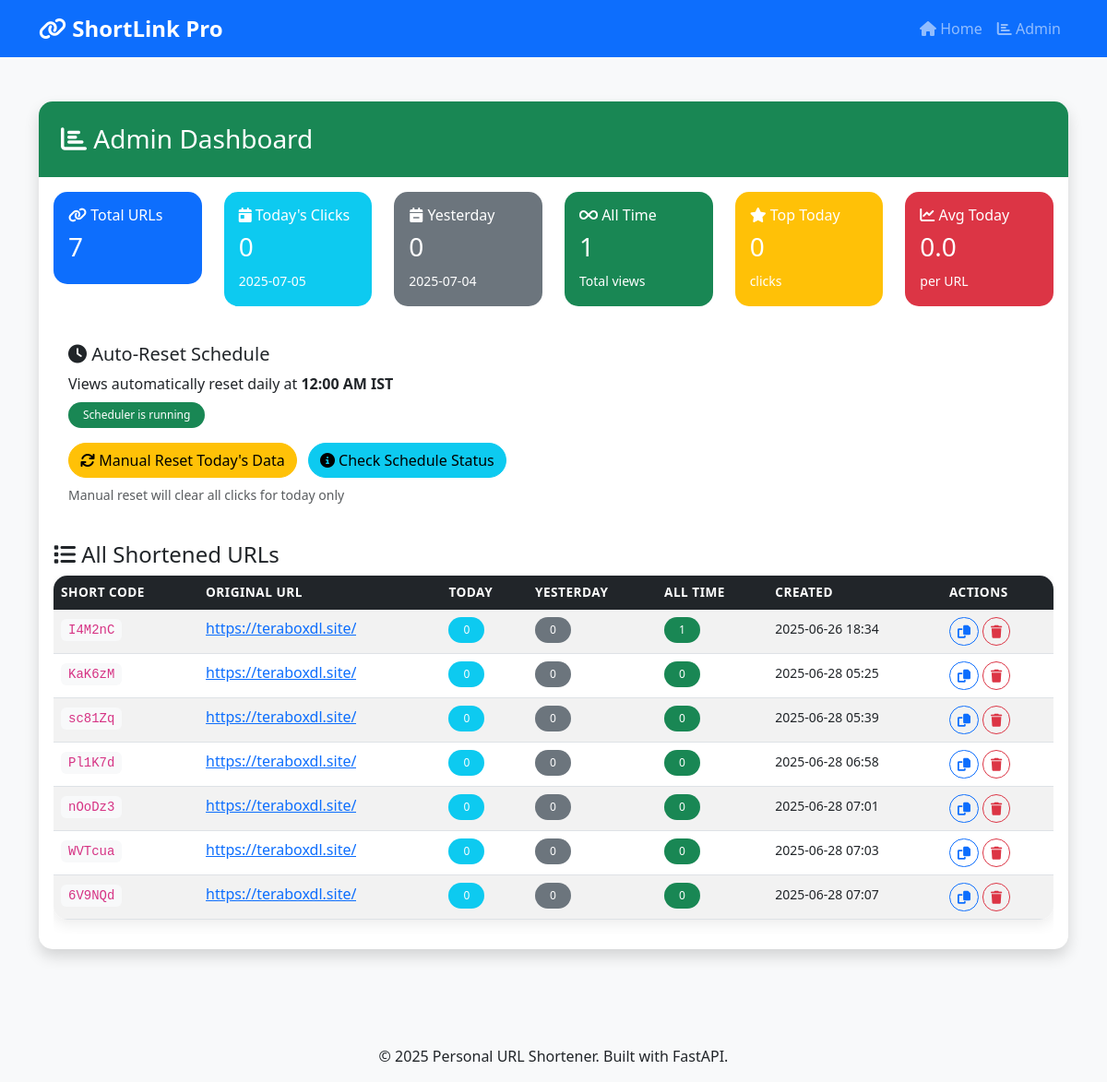
/admin, run on an earlier commit of the app's database.
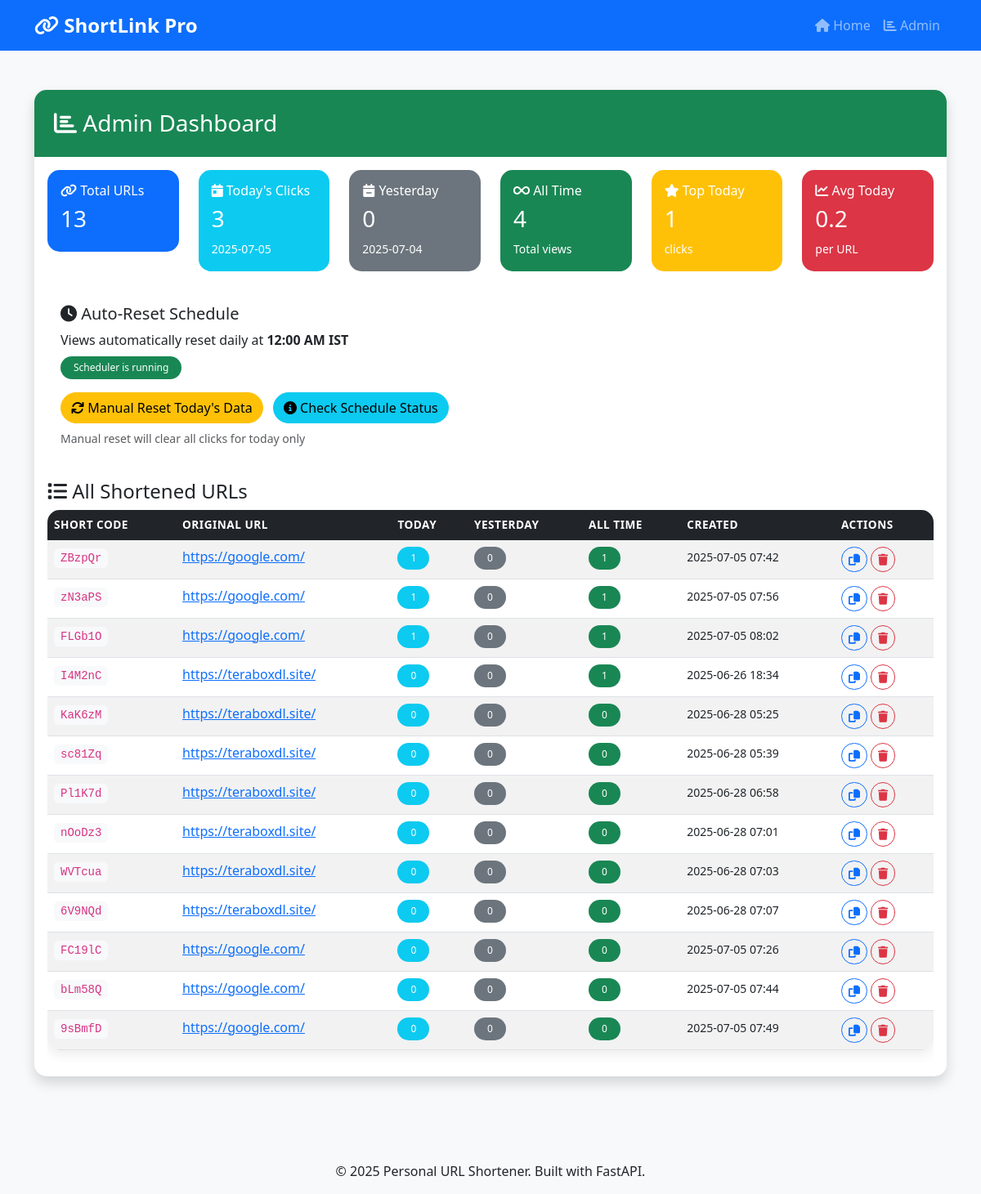
And on a later commit of the database.
### models.py (models this page shows)
class ShortURL(Base):
    __tablename__ = "short_urls"
    id = Column(Integer, primary_key=True, index=True)
    short_code = Column(String(10), unique=True, index=True, nullable=False)
    original_url = Column(Text, nullable=False)
    created_at = Column(DateTime, default=datetime.utcnow)
    clicks = relationship("Click", back_populates="short_url")

### main.py (the view)
@app.get("/admin", response_class=HTMLResponse)
async def admin_panel(request: Request, db: Session = Depends(get_db)):
    from datetime import date, timedelta
    today = date.today()
    yesterday = today - timedelta(days=1)
    urls = db.query(ShortURL).all()
    url_stats = []
    total_clicks_today = 0
    total_clicks_yesterday = 0
    total_clicks_all_time = 0
    for url in urls:
        clicks_today = db.query(Click).filter(
            Click.short_url_id == url.id,
            Click.click_date == today
        ).count()
        clicks_yesterday = db.query(Click).filter(
            Click.short_url_id == url.id,
            Click.click_date == yesterday
        ).count()
        clicks_all_time = db.query(Click).filter(Click.short_url_id == url.id).count()
        total_clicks_today += clicks_today
        total_clicks_yesterday += clicks_yesterday
        total_clicks_all_time += clicks_all_time
        url_stats.append({
            "id": url.id,
            "short_code": url.short_code,
            "original_url": url.original_url,
            "click_count": clicks_today,  # Show today's clicks by default
            "clicks_today": clicks_today,
            "clicks_yesterday": clicks_yesterday,
            "clicks_all_time": clicks_all_time,
            "created_at": url.created_at
        })
    url_stats.sort(key=lambda x: x["clicks_today"], reverse=True)
    top_performer_today = max(url_stats, key=lambda x: x["clicks_today"])["clicks_today"] if url_stats else 0
    avg_clicks_today = (total_clicks_today / len(urls)) if urls else 0
    return templates.TemplateResponse("admin.html", {
        "request": request,
        "urls": url_stats,
        "total_clicks_today": total_clicks_today,
        "total_clicks_yesterday": total_clicks_yesterday,
        "total_clicks_all_time": total_clicks_all_time,
        "top_performer_today": top_performer_today,
        "avg_clicks_today": avg_clicks_today,
        "today_date": today.strftime('%Y-%m-%d'),
        "yesterday_date": yesterday.strftime('%Y-%m-%d')
    })

### templates/admin.html (shortened to what this page needs)
{% extends "base.html" %}
{% block content %}
<div class="container mt-4">
    <div class="row">
        <div class="col-12">
            <div class="card shadow">
                <div class="card-header bg-success text-white">
                    <h3 class="mb-0"><i class="fas fa-chart-bar"></i> Admin Dashboard</h3>
                </div>
                <div class="card-body">
                    <div class="row mb-4">
                        <div class="col-md-2">
                            <div class="card bg-primary text-white">
                                <div class="card-body">
                                    <h6><i class="fas fa-link"></i> Total URLs</h6>
                                    <h3>{{ urls|length }}</h3>
                                </div>
                            </div>
                        </div>
                        <div class="col-md-2">
                            <div class="card bg-info text-white">
                                <div class="card-body">
                                    <h6><i class="fas fa-calendar-day"></i> Today's Clicks</h6>
                                    <h3>{{ total_clicks_today }}</h3>
                                    <small>{{ today_date }}</small>
                                </div>
                            </div>
                        </div>
                        <div class="col-md-2">
                            <div class="card bg-secondary text-white">
                                <div class="card-body">
                                    <h6><i class="fas fa-calendar-minus"></i> Yesterday</h6>
                                    <h3>{{ total_clicks_yesterday }}</h3>
                                    <small>{{ yesterday_date }}</small>
                                </div>
                            </div>
                        </div>
                        <div class="col-md-2">
                            <div class="card bg-success text-white">
                                <div class="card-body">
                                    <h6><i class="fas fa-infinity"></i> All Time</h6>
                                    <h3>{{ total_clicks_all_time }}</h3>
                                    <small>Total views</small>
                                </div>
                            </div>
                        </div>
                        <div class="col-md-2">
                            <div class="card bg-warning text-white">
                                <div class="card-body">
                                    <h6><i class="fas fa-star"></i> Top Today</h6>
                                    <h3>{{ top_performer_today }}</h3>
                                    <small>clicks</small>
                                </div>
                            </div>
                        </div>
                        <div class="col-md-2">
                            <div class="card bg-danger text-white">
                                <div class="card-body">
                                    <h6><i class="fas fa-chart-line"></i> Avg Today</h6>
                                    <h3>{{ "%.1f"|format(avg_clicks_today) }}</h3>
                                    <small>per URL</small>
                                </div>
                            </div>
                        </div>
                    </div>
                    <div class="row mb-4">
                        <div class="col-12">
                            <div class="card">
                                <div class="card-body">
                                    <h5><i class="fas fa-clock"></i> Auto-Reset Schedule</h5>
                                    <p class="mb-2">Views automatically reset daily at <strong>12:00 AM IST</strong></p>
                                    <div id="scheduler-status" class="mb-3">
                                    </div>
                                    <button class="btn btn-warning me-2" onclick="resetDailyData()">
                                        <i class="fas fa-refresh"></i> Manual Reset Today's Data
                                    </button>
                                    <button class="btn btn-info" onclick="checkSchedulerStatus()">
                                        <i class="fas fa-info-circle"></i> Check Schedule Status
                                    </button>
                                    <small class="text-muted d-block mt-2">Manual reset will clear all clicks for today only</small>
                                </div>
                            </div>
                        </div>
                    </div>
                    <h4><i class="fas fa-list"></i> All Shortened URLs</h4>
                    {% if urls %}
                    <div class="table-responsive">
                        <table class="table table-striped table-hover">
                            <thead class="table-dark">
                                <tr>
                                    <th>Short Code</th>
                                    <th>Original URL</th>
                                    <th>Today</th>
                                    <th>Yesterday</th>
                                    <th>All Time</th>
                                    <th>Created</th>
                                    <th>Actions</th>
                                </tr>
                            </thead>
                            <tbody>
                                {% for url in urls %}
                                <tr>
                                    <td>
                                        <code>{{ url.short_code }}</code>
                                    </td>
                                    <td>
                                        <a href="{{ url.original_url }}" target="_blank" class="text-truncate d-inline-block" style="max-width: 200px;">
                                            {{ url.original_url }}
                                        </a>
                                    </td>
                                    <td>
                                        <span class="badge bg-info">{{ url.clicks_today }}</span>
                                    </td>
                                    <td>
                                        <span class="badge bg-secondary">{{ url.clicks_yesterday }}</span>
                                    </td>
                                    <td>
                                        <span class="badge bg-success">{{ url.clicks_all_time }}</span>
                                    </td>
                                    <td>
                                        <small>{{ url.created_at.strftime('%Y-%m-%d %H:%M') }}</small>
                                    </td>
                                    <td>
                                        <button class="btn btn-sm btn-outline-primary" onclick="copyToClipboard('{{ request.url.scheme }}://{{ request.url.netloc }}/{{ url.short_code }}')">
                                            <i class="fas fa-copy"></i>
                                        </button>
                                        <button class="btn btn-sm btn-outline-danger" onclick="deleteUrl({{ url.id }})">
                                            <i class="fas fa-trash"></i>
                                        </button>
                                    </td>
                                </tr>
                                {% endfor %}
                            </tbody>
                        </table>
                    </div>
                    {% else %}
                    <div class="alert alert-info">
                        <i class="fas fa-info-circle"></i> No URLs have been shortened yet.
                        <a href="/" class="alert-link">Create your first one!</a>
                    </div>
                    {% endif %}
                </div>
            </div>
        </div>
    </div>
    <div class="container mt-4">
        <div class="row">
        </div>
    </div>
</div>
{% endblock %}

### templates/base.html (shortened to what this page needs)
<!DOCTYPE html>
<html lang="en">
<head>
    <link href="https://cdn.jsdelivr.net/npm/bootstrap@5.3.0/dist/css/bootstrap.min.css" rel="stylesheet">
    <link rel="stylesheet" href="https://cdnjs.cloudflare.com/ajax/libs/font-awesome/6.4.0/css/all.min.css">
    <link rel="stylesheet" href="/static/css/style.css?v=3.1">
</head>
<body>
    <nav class="navbar navbar-expand-lg navbar-dark bg-primary">
        <div class="container">
            <a class="navbar-brand" href="/">
                <i class="fas fa-link"></i> ShortLink Pro
            </a>
            <div class="navbar-nav ms-auto">
                <a class="nav-link" href="/">
                    <i class="fas fa-home"></i> Home
                </a>
                <a class="nav-link" href="/admin">
                    <i class="fas fa-chart-bar"></i> Admin
                </a>
            </div>
        </div>
    </nav>
    <main>
        {% block content %}{% endblock %}
    </main>
    <footer class="bg-light text-center py-3 mt-5">
        <div class="container">
            <p class="mb-0">&copy; 2025 Personal URL Shortener. Built with FastAPI.</p>
        </div>
    </footer>
</body>
</html>

### static/css/style.css (style rules this page uses)
:root { --primary-color: #007bff; --secondary-color: #6c757d; --success-color: #28a745; --danger-color: #dc3545; --warning-color: #ffc107; --info-color: #17a2b8; }
body { font-family: 'Segoe UI', Tahoma, Geneva, Verdana, sans-serif; background-color: #f8f9fa; }
.navbar-brand { font-weight: 600; font-size: 1.5rem; }
.card { border: none; border-radius: 15px; transition: transform 0.3s ease, box-shadow 0.3s ease; }
.card-header { border-radius: 15px 15px 0 0 !important; border-bottom: none; padding: 1.5rem; }
.btn { border-radius: 25px; font-weight: 500; transition: all 0.3s ease; }
.table { border-radius: 15px; overflow: hidden; box-shadow: 0 5px 15px rgba(0,0,0,0.08); }
.table thead th { border: none; font-weight: 600; text-transform: uppercase; font-size: 0.85rem; letter-spacing: 0.5px; }
.table tbody tr { transition: all 0.3s ease; }
.badge { border-radius: 25px; padding: 0.5rem 1rem; font-weight: 500; }
.card.bg-primary, .card.bg-info, .card.bg-warning, .card.bg-success { border-radius: 15px; transition: transform 0.3s ease; }
code { background-color: #f8f9fa; padding: 4px 8px; border-radius: 6px; font-family: 'Courier New', monospace; }
footer { margin-top: auto; }

What changed in the data, as far as the page shows it:
added ShortURL: short_code "ZBzpQr", original_url "https://google.com/", clicks_today "1", clicks_yesterday "0", clicks_all_time "1", created_at "2025-07-05 07:42"
added ShortURL: short_code "zN3aPS", original_url "https://google.com/", clicks_today "1", clicks_yesterday "0", clicks_all_time "1", created_at "2025-07-05 07:56"
added ShortURL: short_code "FLGb1O", original_url "https://google.com/", clicks_today "1", clicks_yesterday "0", clicks_all_time "1", created_at "2025-07-05 08:02"
added ShortURL: short_code "FC19lC", original_url "https://google.com/", clicks_today "0", clicks_yesterday "0", clicks_all_time "0", created_at "2025-07-05 07:26"
added ShortURL: short_code "bLm58Q", original_url "https://google.com/", clicks_today "0", clicks_yesterday "0", clicks_all_time "0", created_at "2025-07-05 07:44"
added ShortURL: short_code "9sBmfD", original_url "https://google.com/", clicks_today "0", clicks_yesterday "0", clicks_all_time "0", created_at "2025-07-05 07:49"
Also different on the page:
{{ urls|length }}: "7" → "13"
{{ total_clicks_today }}: "0" → "3"
{{ total_clicks_all_time }}: "1" → "4"
{{ top_performer_today }}: "0" → "1"
{{ "%.1f"|format(avg_clicks_today) }}: "0.0" → "0.2"
